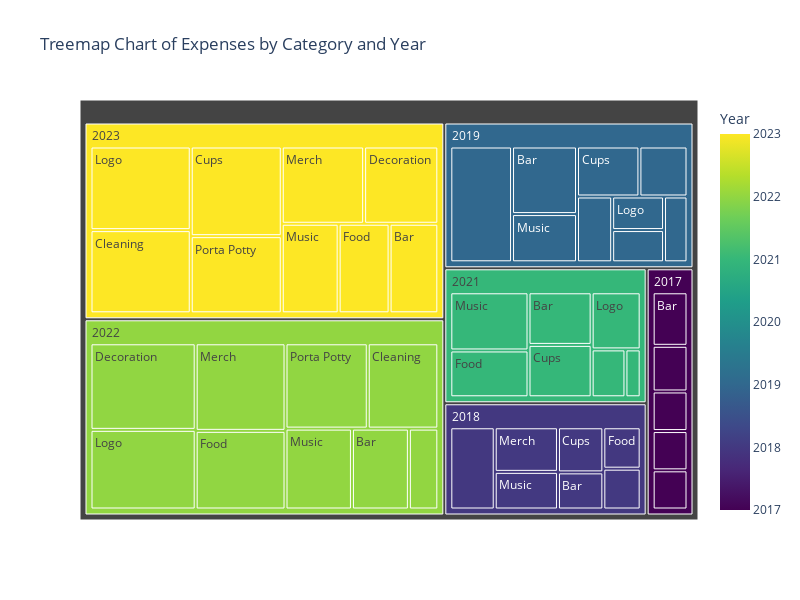

Source (notebook cell):
### Code cell
# treemap of expenses by category and year

# group and sort sums by Category and Year
df_cat_year_sum = df.groupby(["Category", "Year"]).sum().reset_index()

# calculate percentage of total expenses for each category-year combination
df_cat_year_sum['Percentage'] = df_cat_year_sum.groupby('Category')['Amount'].transform(lambda x: x / x.sum() * 100)

# plot the chart
fig = px.treemap(df_cat_year_sum,
                 path=['Year', 'Category'],
                 values='Percentage',
                 color='Year',
                 color_continuous_scale='Viridis',
                 title="Treemap Chart of Expenses by Category and Year")

# update layout for better display
fig.update_layout(
    height=600,
    width=800,
    uniformtext=dict(minsize=12, mode='hide'),
)

fig.show()

### Figure 1 — Plotly figure (JSON) as saved in the notebook; plotly's stock layout.template omitted (floating-point values rounded to 4 significant figures)
{"data": [{"branchvalues": "total", "customdata": [[2017.0], [2018], [2019], [2021], [2022], [2023], [2017], [2018], [2019.0], [2021], [2022.0], [2023], [2017], [2018], [2019], [2021], [2022.0], [2023], [2018.0], [2019.0], [2022.0], [2023], [2017], [2018.0], [2019], [2021], [2022], [2023], [2019], [2021], [2022], [2023.0], [2017], [2018], [2019], [2021], [2022.0], [2023.0], [2018], [2019], [2021.0], [2022.0], [2023], [2019], [2022], [2023], [2017], [2018.0], [2019.0], [2021.0], [2022.0], [2023.0]], "domain": {"x": [0, 1], "y": [0, 1]}, "hovertemplate": "labels=%{label}<br>Percentage=%{value}<br>parent=%{parent}<br>id=%{id}<br>Year=%{color}<extra></extra>", "ids": ["2017/Bar", "2018/Bar", "2019/Bar", "2021/Bar", "2022/Bar", "2023/Bar", "2017/Cleaning", "2018/Cleaning", "2019/Cleaning", "2021/Cleaning", "2022/Cleaning", "2023/Cleaning", "2017/Cups", "2018/Cups", "2019/Cups", "2021/Cups", "2022/Cups", "2023/Cups", "2018/Decoration", "2019/Decoration", "2022/Decoration", "2023/Decoration", "2017/Food", "2018/Food", "2019/Food", "2021/Food", "2022/Food", "2023/Food", "2019/Logo", "2021/Logo", "2022/Logo", "2023/Logo", "2017/Merch", "2018/Merch", "2019/Merch", "2021/Merch", "2022/Merch", "2023/Merch", "2018/Music", "2019/Music", "2021/Music", "2022/Music", "2023/Music", "2019/Porta Potty", "2022/Porta Potty", "2023/Porta Potty", "2017", "2018", "2019", "2021", "2022", "2023"], "labels": ["Bar", "Bar", "Bar", "Bar", "Bar", "Bar", "Cleaning", "Cleaning", "Cleaning", "Cleaning", "Cleaning", "Cleaning", "Cups", "Cups", "Cups", "Cups", "Cups", "Cups", "Decoration", "Decoration", "Decoration", "Decoration", "Food", "Food", "Food", "Food", "Food", "Food", "Logo", "Logo", "Logo", "Logo", "Merch", "Merch", "Merch", "Merch", "Merch", "Merch", "Music", "Music", "Music", "Music", "Music", "Porta Potty", "Porta Potty", "Porta Potty", "2017", "2018", "2019", "2021", "2022", "2023"], "marker": {"coloraxis": "coloraxis", "colors": [2017.0, 2018, 2019, 2021, 2022, 2023, 2017, 2018, 2019.0, 2021, 2022.0, 2023, 2017, 2018, 2019, 2021, 2022.0, 2023, 2018.0, 2019.0, 2022.0, 2023, 2017, 2018.0, 2019, 2021, 2022, 2023, 2019, 2021, 2022, 2023.0, 2017, 2018, 2019, 2021, 2022.0, 2023.0, 2018, 2019, 2021.0, 2022.0, 2023, 2019, 2022, 2023, 2017, 2018.0, 2019.0, 2021.0, 2022.0, 2023.0]}, "name": "", "parents": ["2017", "2018", "2019", "2021", "2022", "2023", "2017", "2018", "2019", "2021", "2022", "2023", "2017", "2018", "2019", "2021", "2022", "2023", "2018", "2019", "2022", "2023", "2017", "2018", "2019", "2021", "2022", "2023", "2019", "2021", "2022", "2023", "2017", "2018", "2019", "2021", "2022", "2023", "2018", "2019", "2021", "2022", "2023", "2019", "2022", "2023", "", "", "", "", "", ""], "type": "treemap", "values": [10.73, 9.187, 21.84, 17.07, 21.15, 20.02, 9.149, 8.317, 8.317, 8.317, 27.64, 38.26, 7.938, 11.16, 15.52, 17.0, 10.93, 37.45, 19.93, 11.96, 41.81, 26.31, 7.872, 8.434, 11.5, 18.81, 32.44, 20.94, 8.657, 14.39, 38.48, 38.48, 7.848, 15.39, 7.683, 3.747, 36.13, 29.21, 12.99, 15.58, 23.38, 24.68, 23.38, 35.55, 32.23, 32.23, 43.53, 85.4, 136.6, 102.7, 265.5, 266.3]}], "layout": {"coloraxis": {"colorbar": {"title": {"text": "Year"}}, "colorscale": [[0, "#440154"], [0.1111, "#482878"], [0.2222, "#3e4989"], [0.3333, "#31688e"], [0.4444, "#26828e"], [0.5556, "#1f9e89"], [0.6667, "#35b779"], [0.7778, "#6ece58"], [0.8889, "#b5de2b"], [1, "#fde725"]]}, "height": 600, "legend": {"tracegroupgap": 0}, "title": {"text": "Treemap Chart of Expenses by Category and Year"}, "uniformtext": {"minsize": 12, "mode": "hide"}, "width": 800}}
